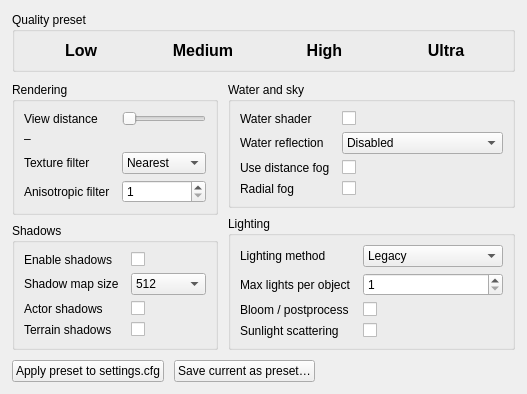
     <widget class="QWidget" name="graphicsPresetsTab">
      <attribute name="title">
       <string>Graphics Presets</string>
      </attribute>
      <layout class="QVBoxLayout" name="graphicsPresetsTabLayout">
       <property name="spacing">
        <number>10</number>
       </property>
       <property name="leftMargin">
        <number>12</number>
       </property>
       <property name="topMargin">
        <number>12</number>
       </property>
       <property name="rightMargin">
        <number>12</number>
       </property>
       <property name="bottomMargin">
        <number>12</number>
       </property>
       <item>
        <widget class="QGroupBox" name="graphicsPresetGroupBox">
         <property name="title">
          <string>Quality preset</string>
         </property>
         <layout class="QHBoxLayout" name="graphicsPresetLayout">
          <property name="spacing">
           <number>8</number>
          </property>
          <item>
           <widget class="QPushButton" name="presetLowButton">
            <property name="text">
             <string>Low</string>
            </property>
            <property name="minimumHeight">
             <number>44</number>
            </property>
            <property name="checkable">
             <bool>true</bool>
            </property>
            <property name="styleSheet">
             <string notr="true">QPushButton { font-size: 12pt; font-weight: 600; border-radius: 4px; }
QPushButton:checked { background: #2e7d32; color: white; border: 2px solid #1b5e20; }</string>
            </property>
           </widget>
          </item>
          <item>
           <widget class="QPushButton" name="presetMediumButton">
            <property name="text">
             <string>Medium</string>
            </property>
            <property name="minimumHeight">
             <number>44</number>
            </property>
            <property name="checkable">
             <bool>true</bool>
            </property>
            <property name="styleSheet">
             <string notr="true">QPushButton { font-size: 12pt; font-weight: 600; border-radius: 4px; }
QPushButton:checked { background: #1565c0; color: white; border: 2px solid #0d47a1; }</string>
            </property>
           </widget>
          </item>
          <item>
           <widget class="QPushButton" name="presetHighButton">
            <property name="text">
             <string>High</string>
            </property>
            <property name="minimumHeight">
             <number>44</number>
            </property>
            <property name="checkable">
             <bool>true</bool>
            </property>
            <property name="styleSheet">
             <string notr="true">QPushButton { font-size: 12pt; font-weight: 600; border-radius: 4px; }
QPushButton:checked { background: #6a1b9a; color: white; border: 2px solid #4a148c; }</string>
            </property>
           </widget>
          </item>
          <item>
           <widget class="QPushButton" name="presetUltraButton">
            <property name="text">
             <string>Ultra</string>
            </property>
            <property name="minimumHeight">
             <number>44</number>
            </property>
            <property name="checkable">
             <bool>true</bool>
            </property>
            <property name="styleSheet">
             <string notr="true">QPushButton { font-size: 12pt; font-weight: 600; border-radius: 4px; }
QPushButton:checked { background: #b71c1c; color: white; border: 2px solid #7f0000; }</string>
            </property>
           </widget>
          </item>
         </layout>
        </widget>
       </item>
       <item>
        <layout class="QHBoxLayout" name="graphicsDetailColumnsLayout">
         <property name="spacing">
          <number>10</number>
         </property>
         <item>
          <layout class="QVBoxLayout" name="graphicsLeftColumnLayout">
           <property name="spacing">
            <number>8</number>
           </property>
           <item>
            <widget class="QGroupBox" name="renderingGroupBox">
             <property name="title">
              <string>Rendering</string>
             </property>
             <layout class="QFormLayout" name="renderingFormLayout">
              <property name="horizontalSpacing">
               <number>12</number>
              </property>
              <property name="verticalSpacing">
               <number>6</number>
              </property>
              <item row="0" column="0">
               <widget class="QLabel" name="label_renderDistance">
                <property name="text">
                 <string>View distance</string>
                </property>
               </widget>
              </item>
              <item row="0" column="1">
               <widget class="QSlider" name="viewDistanceSlider">
                <property name="orientation">
                 <enum>Qt::Horizontal</enum>
                </property>
                <property name="minimum">
                 <number>1000</number>
                </property>
                <property name="maximum">
                 <number>100000</number>
                </property>
                <property name="singleStep">
                 <number>1000</number>
                </property>
               </widget>
              </item>
              <item row="1" column="0">
               <widget class="QLabel" name="label_viewDistanceValue">
                <property name="text">
                 <string>–</string>
                </property>
               </widget>
              </item>
              <item row="1" column="1">
               <spacer name="sp1">
                <property name="orientation">
                 <enum>Qt::Horizontal</enum>
                </property>
                <property name="sizeHint" stdset="0">
                 <size>
                  <width>0</width>
                  <height>0</height>
                 </size>
                </property>
               </spacer>
              </item>
              <item row="2" column="0">
               <widget class="QLabel" name="label_textureFilter">
                <property name="text">
                 <string>Texture filter</string>
                </property>
               </widget>
              </item>
              <item row="2" column="1">
               <widget class="QComboBox" name="textureFilterComboBox">
                <item>
                 <property name="text">
                  <string>Nearest</string>
                 </property>
                 <property name="userData" stdset="0">
                  <string>nearest</string>
                 </property>
                </item>
                <item>
                 <property name="text">
                  <string>Bilinear</string>
                 </property>
                 <property name="userData" stdset="0">
                  <string>linear</string>
                 </property>
                </item>
                <item>
                 <property name="text">
                  <string>Trilinear</string>
                 </property>
                 <property name="userData" stdset="0">
                  <string>trilinear</string>
                 </property>
                </item>
               </widget>
              </item>
              <item row="3" column="0">
               <widget class="QLabel" name="label_anisotropy">
                <property name="text">
                 <string>Anisotropic filter</string>
                </property>
               </widget>
              </item>
              <item row="3" column="1">
               <widget name="anisotropySpinBox" class="QSpinBox">
                <property name="minimum">
                 <number>1</number>
                </property>
                <property name="maximum">
                 <number>16</number>
                </property>
               </widget>
              </item>
             </layout>
            </widget>
           </item>
           <item>
            <widget class="QGroupBox" name="shadowsGroupBox">
             <property name="title">
              <string>Shadows</string>
             </property>
             <layout class="QFormLayout" name="shadowsFormLayout">
              <property name="horizontalSpacing">
               <number>12</number>
              </property>
              <property name="verticalSpacing">
               <number>6</number>
              </property>
              <item row="0" column="0">
               <widget class="QLabel" name="label_shadows">
                <property name="text">
                 <string>Enable shadows</string>
                </property>
               </widget>
              </item>
              <item row="0" column="1">
               <widget class="QCheckBox" name="shadowsCheckBox">
                <property name="text">
                 <string />
                </property>
               </widget>
              </item>
              <item row="1" column="0">
               <widget class="QLabel" name="label_shadowRes">
                <property name="text">
                 <string>Shadow map size</string>
                </property>
               </widget>
              </item>
              <item row="1" column="1">
               <widget class="QComboBox" name="shadowResComboBox">
                <item>
                 <property name="text">
                  <string>512</string>
                 </property>
                 <property name="userData" stdset="0">
                  <string>512</string>
                 </property>
                </item>
                <item>
                 <property name="text">
                  <string>1024</string>
                 </property>
                 <property name="userData" stdset="0">
                  <string>1024</string>
                 </property>
                </item>
                <item>
                 <property name="text">
                  <string>2048</string>
                 </property>
                 <property name="userData" stdset="0">
                  <string>2048</string>
                 </property>
                </item>
                <item>
                 <property name="text">
                  <string>4096</string>
                 </property>
                 <property name="userData" stdset="0">
                  <string>4096</string>
                 </property>
                </item>
               </widget>
              </item>
              <item row="2" column="0">
               <widget class="QLabel" name="label_actorShadows">
                <property name="text">
                 <string>Actor shadows</string>
                </property>
               </widget>
              </item>
              <item row="2" column="1">
               <widget class="QCheckBox" name="actorShadowsCheckBox">
                <property name="text">
                 <string />
                </property>
               </widget>
              </item>
              <item row="3" column="0">
               <widget class="QLabel" name="label_terrainShadows">
                <property name="text">
                 <string>Terrain shadows</string>
                </property>
               </widget>
              </item>
              <item row="3" column="1">
               <widget class="QCheckBox" name="terrainShadowsCheckBox">
                <property name="text">
                 <string />
                </property>
               </widget>
              </item>
             </layout>
            </widget>
           </item>
          </layout>
         </item>
         <item>
          <layout class="QVBoxLayout" name="graphicsRightColumnLayout">
           <property name="spacing">
            <number>8</number>
           </property>
           <item>
            <widget class="QGroupBox" name="waterGroupBox">
             <property name="title">
              <string>Water and sky</string>
             </property>
             <layout class="QFormLayout" name="waterFormLayout">
              <property name="horizontalSpacing">
               <number>12</number>
              </property>
              <property name="verticalSpacing">
               <number>6</number>
              </property>
              <item row="0" column="0">
               <widget class="QLabel" name="label_waterShader">
                <property name="text">
                 <string>Water shader</string>
                </property>
               </widget>
              </item>
              <item row="0" column="1">
               <widget class="QCheckBox" name="waterShaderCheckBox">
                <property name="text">
                 <string />
                </property>
               </widget>
              </item>
              <item row="1" column="0">
               <widget class="QLabel" name="label_waterReflection">
                <property name="text">
                 <string>Water reflection</string>
                </property>
               </widget>
              </item>
              <item row="1" column="1">
               <widget class="QComboBox" name="waterReflectionComboBox">
                <item>
                 <property name="text">
                  <string>Disabled</string>
                 </property>
                 <property name="userData" stdset="0">
                  <string>0</string>
                 </property>
                </item>
                <item>
                 <property name="text">
                  <string>Low</string>
                 </property>
                 <property name="userData" stdset="0">
                  <string>1</string>
                 </property>
                </item>
                <item>
                 <property name="text">
                  <string>Medium</string>
                 </property>
                 <property name="userData" stdset="0">
                  <string>2</string>
                 </property>
                </item>
                <item>
                 <property name="text">
                  <string>High</string>
                 </property>
                 <property name="userData" stdset="0">
                  <string>3</string>
                 </property>
                </item>
               </widget>
              </item>
              <item row="2" column="0">
               <widget class="QLabel" name="label_fog">
                <property name="text">
                 <string>Use distance fog</string>
                </property>
               </widget>
              </item>
              <item row="2" column="1">
               <widget class="QCheckBox" name="fogCheckBox">
                <property name="text">
                 <string />
                </property>
               </widget>
              </item>
              <item row="3" column="0">
               <widget class="QLabel" name="label_radialFog">
                <property name="text">
                 <string>Radial fog</string>
                </property>
               </widget>
              </item>
              <item row="3" column="1">
               <widget class="QCheckBox" name="radialFogCheckBox">
                <property name="text">
                 <string />
                </property>
               </widget>
              </item>
             </layout>
            </widget>
           </item>
           <item>
            <widget class="QGroupBox" name="lightingGroupBox">
             <property name="title">
              <string>Lighting</string>
             </property>
             <layout class="QFormLayout" name="lightingFormLayout">
              <property name="horizontalSpacing">
               <number>12</number>
              </property>
              <property name="verticalSpacing">
               <number>6</number>
              </property>
              <item row="0" column="0">
               <widget class="QLabel" name="label_lightingMode">
                <property name="text">
                 <string>Lighting method</string>
                </property>
               </widget>
              </item>
              <item row="0" column="1">
               <widget class="QComboBox" name="lightingModeComboBox">
                <item>
                 <property name="text">
                  <string>Legacy</string>
                 </property>
                 <property name="userData" stdset="0">
                  <string>legacy</string>
                 </property>
                </item>
                <item>
                 <property name="text">
                  <string>Shaders</string>
                 </property>
                 <property name="userData" stdset="0">
                  <string>shaders compatibility</string>
                 </property>
                </item>
                <item>
                 <property name="text">
                  <string>Shaders (instanced)</string>
                 </property>
                 <property name="userData" stdset="0">
                  <string>shaders</string>
                 </property>
                </item>
               </widget>
              </item>
              <item row="1" column="0">
               <widget class="QLabel" name="label_maxLights">
                <property name="text">
                 <string>Max lights per object</string>
                </property>
               </widget>
              </item>
              <item row="1" column="1">
               <widget name="maxLightsSpinBox" class="QSpinBox">
                <property name="minimum">
                 <number>1</number>
                </property>
                <property name="maximum">
                 <number>64</number>
                </property>
               </widget>
              </item>
              <item row="2" column="0">
               <widget class="QLabel" name="label_bloom">
                <property name="text">
                 <string>Bloom / postprocess</string>
                </property>
               </widget>
              </item>
              <item row="2" column="1">
               <widget class="QCheckBox" name="bloomCheckBox">
                <property name="text">
                 <string />
                </property>
               </widget>
              </item>
              <item row="3" column="0">
               <widget class="QLabel" name="label_sunlight">
                <property name="text">
                 <string>Sunlight scattering</string>
                </property>
               </widget>
              </item>
              <item row="3" column="1">
               <widget class="QCheckBox" name="sunlightScatteringCheckBox">
                <property name="text">
                 <string />
                </property>
               </widget>
              </item>
             </layout>
            </widget>
           </item>
          </layout>
         </item>
        </layout>
       </item>
       <item>
        <layout class="QHBoxLayout" name="graphicsPresetActionLayout">
         <item>
          <widget class="QPushButton" name="applyGraphicsPresetButton">
           <property name="text">
            <string>Apply preset to settings.cfg</string>
           </property>
           <property name="minimumHeight">
            <number>32</number>
           </property>
          </widget>
         </item>
         <item>
          <widget class="QPushButton" name="saveGraphicsPresetButton">
           <property name="text">
            <string>Save current as preset…</string>
           </property>
           <property name="minimumHeight">
            <number>32</number>
           </property>
          </widget>
         </item>
         <item>
          <spacer name="graphicsPresetSpacer">
           <property name="orientation">
            <enum>Qt::Horizontal</enum>
           </property>
           <property name="sizeHint" stdset="0">
            <size>
             <width>40</width>
             <height>20</height>
            </size>
           </property>
          </spacer>
         </item>
         <item>
          <widget class="QLabel" name="graphicsPresetStatusLabel">
           <property name="styleSheet">
            <string notr="true">font-size: 11px; color: palette(mid);</string>
           </property>
           <property name="text">
            <string />
           </property>
          </widget>
         </item>
        </layout>
       </item>
      </layout>
     </widget>
